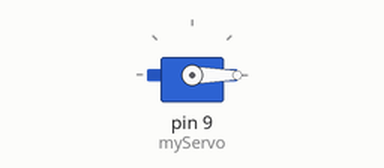
The sketch below on a simulated Arduino Uno, built with avr-gcc and run on an emulated ATmega328P. Parts: servo. What the sketch prints to the serial monitor is not drawn.

Above: at 0.05 s.
At 4.75 s:
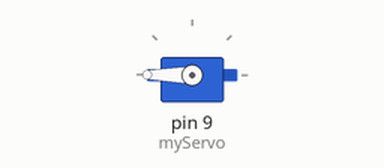
Timing chart, 0 to 6.2 s (numbered marks = the images above):
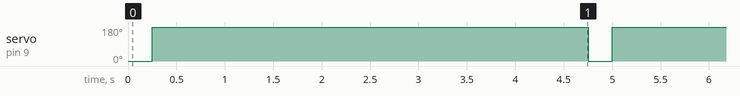

Measured:
- by itself, servo on pin 9 (myServo): alternates 180° for 4.5 s and 0° for 0.25 s

The sketch:

ArduinoGate.ino
```cpp
#include <Servo.h>

int trigPin = 11;    // Trigger
int echoPin = 12;    // Echo
long duration, cm, inches;
int servoPosition;
int distance = inches;

Servo myServo;  // Servo object

void setup() {
  Serial.begin(9600);  // Serial Port begin
  pinMode(trigPin, OUTPUT);
  pinMode(echoPin, INPUT);
  myServo.attach(9);  // Attaches the servo motor to pin 9
}

void loop() {
  myServo.write(0);
  digitalWrite(trigPin, LOW);
  delayMicroseconds(5);
  digitalWrite(trigPin, HIGH);
  delayMicroseconds(10);
  digitalWrite(trigPin, LOW);

  pinMode(echoPin, INPUT);

  cm = (duration / 2) / 29.1;
  inches = (duration / 2) / 74;

  Serial.print(inches);
  Serial.print("in, ");
  Serial.print(cm);
  Serial.print("cm");
  Serial.println();

  delay(250);

  // Check if the measured distance is between 0 and 200 inches
  if (inches <= 200 && inches >= 0) {
    servoPosition = map(distance, 0, 1023, 20, 160);  // Map the distance to servo position
    myServo.write(180);  // Move the servo to the mapped position (180 degrees)
    delay(4500);  // Delay for 4500 milliseconds
    myServo.write(0);  // Move the servo back to the initial position (0 degrees)
  }
}
```
